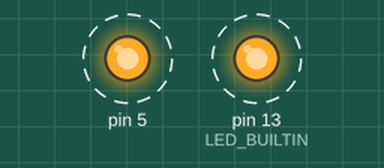
The sketch below on a simulated Arduino Uno, built with avr-gcc and run on an emulated ATmega328P. Parts: output pins drawn as LEDs (lit = HIGH). Dashed ring = blinking. What the sketch prints to the serial monitor is not drawn.

Above: at 0.5 s.
Timing chart, 0 to 4.6 s (numbered marks = the images above):
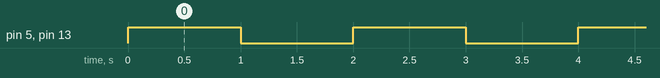

Measured:
- by itself, pin 5, pin 13 (LED_BUILTIN): alternates HIGH for 1.0 s and LOW for 1.0 s

The sketch:

testArduinoBlink.ino
```cpp
void setup() {
  // initialize digital pin LED_BUILTIN as an output.
  pinMode(LED_BUILTIN, OUTPUT);
  pinMode(5, OUTPUT);
  Serial.begin(9600);
}

// the loop function runs over and over again forever
void loop() {
  digitalWrite(LED_BUILTIN, HIGH);  // turn the LED on (HIGH is the voltage level)
  digitalWrite(5, HIGH);
  Serial.println("LED HIGH");
  delay(1000);                      // wait for a second
  digitalWrite(LED_BUILTIN, LOW);   // turn the LED off by making the voltage LOW
  digitalWrite(5, LOW);
  Serial.println("LED LOW");
  delay(1000);                      // wait for a second
}
```
